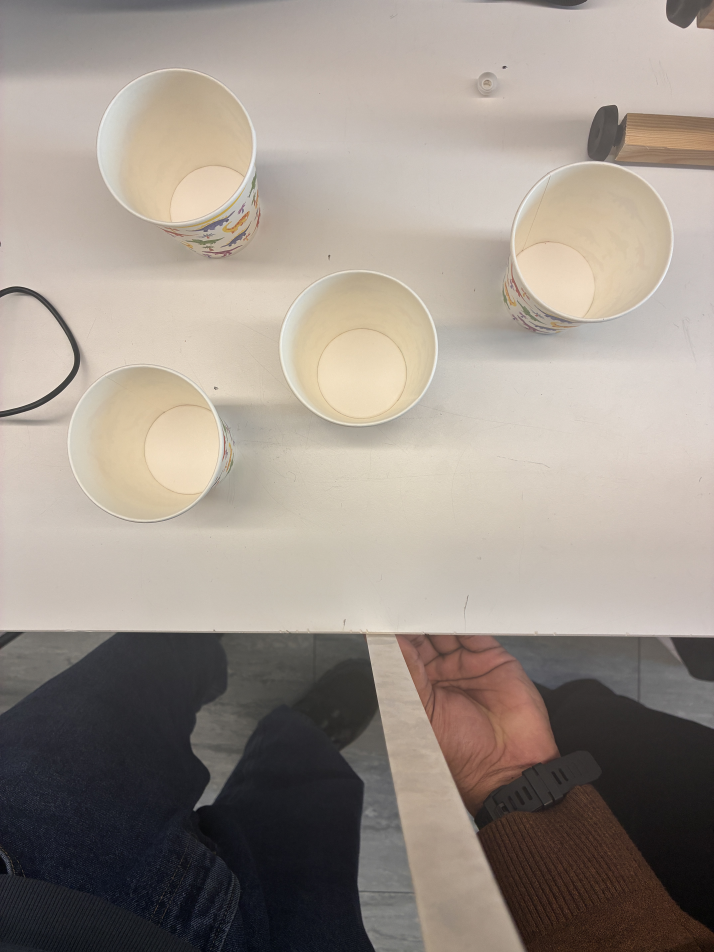
#> input picture Images/IMG_2857.JPG, 4284 x 5712 px (shown at 1/6 size)
$ python Trial-1.py
#> lines starting #> are read from the running program, lines starting #| are printed output that depends on the picture
"""
RMS Image Processing – Group 9
Trial 1: Run Stage 2 (HoughCircles) with saved tuned parameters.

Reads parameters from params.TRIAL_1.
Saves all outputs to:  ../Outputs/Trial-1/

Output files
------------
  result.png   – colour image annotated with detected circles and pixel radii
  debug.png    – three-panel debug strip: [Grayscale | Blurred | Canny edges]
  circles.txt  – detected circle list: index, centre (px), radius (px)
"""

import os
import sys
import cv2
import numpy as np

# Import the saved parameter set
sys.path.insert(0, os.path.dirname(os.path.abspath(__file__)))
from params import TRIAL_1 as P

# =============================================================================
# PATHS
# =============================================================================
SCRIPT_DIR  = os.path.dirname(os.path.abspath(__file__))
IMAGE_PATH  = os.path.join(SCRIPT_DIR, "..", "Images", "IMG_2857.JPG")
OUTPUT_DIR  = os.path.join(SCRIPT_DIR, "..", "Outputs", "Trial-2")

os.makedirs(OUTPUT_DIR, exist_ok=True)

# =============================================================================
# PREPROCESSING
# =============================================================================

def apply_blur(gray, method, k):
    if method == "bilateral":
        return cv2.bilateralFilter(gray, d=k, sigmaColor=75, sigmaSpace=75)
    elif method == "median":
        return cv2.medianBlur(gray, k)
    else:                               # gaussian
        return cv2.GaussianBlur(gray, (k, k), 0)


# =============================================================================
# MAIN
# =============================================================================

def main():
    # --- Load image ----------------------------------------------------------
    img = cv2.imread(IMAGE_PATH)
#> img is the input picture: shape (5712, 4284, 3); mean B, G, R 137.5, 146.2, 155.9
    if img is None:
        sys.exit(f"[ERROR] Cannot load image: {IMAGE_PATH}")

    h, w = img.shape[:2]
#> h = 5712; w = 4284
    print(f"[INFO] Image loaded : {w} x {h} px")
#| [INFO] Image loaded : 4284 x 5712 px
    print(f"[INFO] Output dir   : {OUTPUT_DIR}")
    print()
    print("[INFO] Parameters (TRIAL_1):")
    for k, v in P.items():
        print(f"         {k:<12} = {v}")
    print()

    # --- Preprocessing -------------------------------------------------------
    gray    = cv2.cvtColor(img, cv2.COLOR_BGR2GRAY)
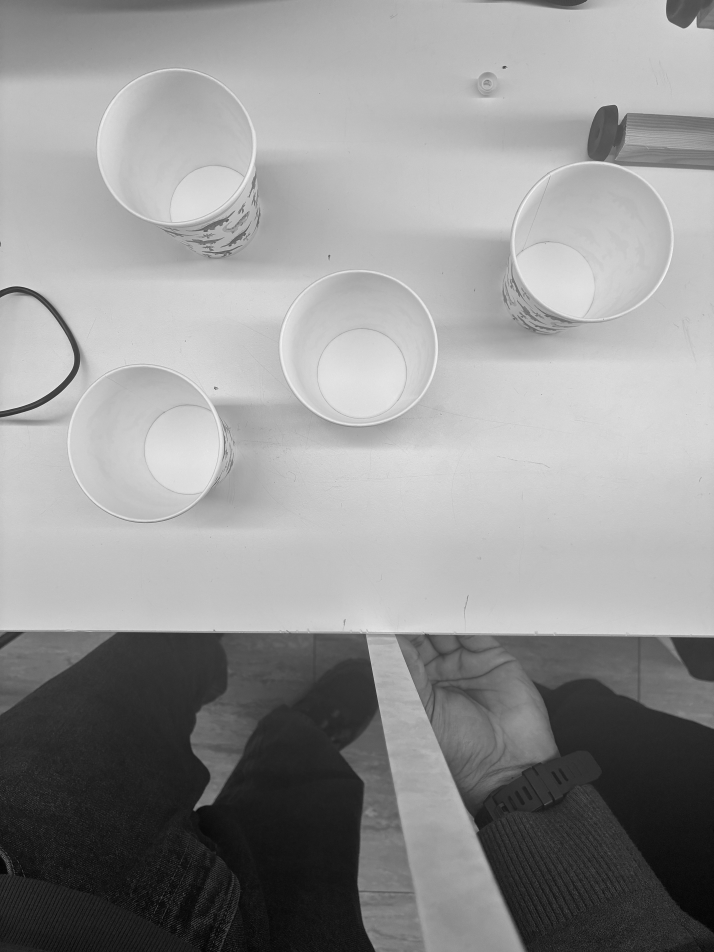
#> gray: shape (5712, 4284) (shown at 1/6 size); min 0, max 255, mean 148.1
    blurred = apply_blur(gray, P["preprocess"], P["blur"])
    edges   = cv2.Canny(blurred, P["param1"] // 2, P["param1"])
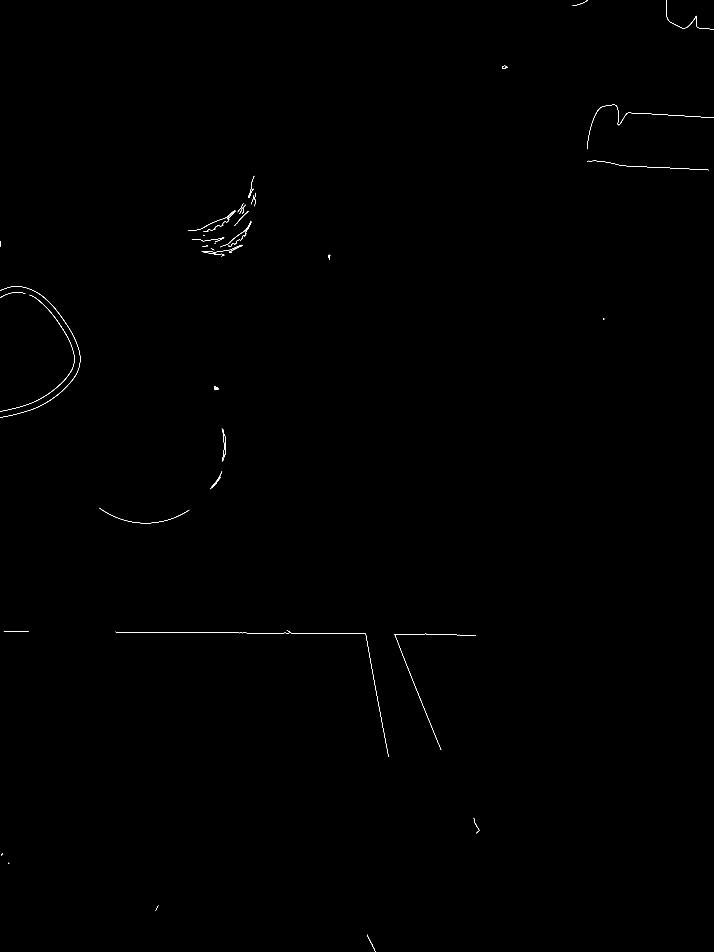
#> edges: shape (5712, 4284) (shown at 1/6 size); 0.06% white in thin lines or dots

    # --- HoughCircles --------------------------------------------------------
    raw = cv2.HoughCircles(
        blurred,
        cv2.HOUGH_GRADIENT,
        dp=P["dp"],
        minDist=P["minDist"],
        param1=P["param1"],
        param2=P["param2"],
        minRadius=P["minRadius"],
        maxRadius=P["maxRadius"],
    )
#> raw = None

    circles = np.round(raw[0]).astype(int) if raw is not None else []
#> circles = []
    print(f"[INFO] Circles detected: {len(circles)}")
#| [INFO] Circles detected: 0

    # --- Annotate result image -----------------------------------------------
    result = img.copy()
    for (cx, cy, r) in circles:
        cv2.circle(result, (cx, cy), r, (0, 255, 0), 2, cv2.LINE_AA)
        cv2.circle(result, (cx, cy), 4, (0, 255, 0), -1)
        cv2.putText(result, f"r={r}px", (cx - r, cy - r - 5),
                    cv2.FONT_HERSHEY_SIMPLEX, 0.45, (0, 255, 0), 1, cv2.LINE_AA)
#> this loop made 0 passes

    # Status bar
    bar = (f"Trial-1  Circles={len(circles)}  dp={P['dp']}  "
           f"minDist={P['minDist']}  p1={P['param1']}  p2={P['param2']}  "
           f"rMin={P['minRadius']}  rMax={P['maxRadius']}  "
           f"{P['preprocess']} k={P['blur']}")
    cv2.rectangle(result, (0, 0), (len(bar) * 8, 20), (0, 0, 0), -1)
    cv2.putText(result, bar, (5, 14),
                cv2.FONT_HERSHEY_SIMPLEX, 0.42, (200, 255, 100), 1, cv2.LINE_AA)

    # --- Build debug strip ---------------------------------------------------
    def to_bgr(img_gray):
        return cv2.cvtColor(img_gray, cv2.COLOR_GRAY2BGR)
#> returned value: shape (5712, 4284, 3)

    debug = np.hstack([to_bgr(gray), to_bgr(blurred), to_bgr(edges)])
#> in to_bgr (call 3), `return cv2.cvtColor(img_gray, cv2.COLOR_GRAY2BGR)`: returned value: shape (5712, 4284, 3); 0.06% white in thin lines or dots
    for i, lbl in enumerate(["Grayscale", f"{P['preprocess'].title()} k={P['blur']}", "Canny edges"]):
        cv2.putText(debug, lbl, (i * w + 8, 22),
                    cv2.FONT_HERSHEY_SIMPLEX, 0.6, (200, 255, 100), 1, cv2.LINE_AA)

    # --- Save outputs --------------------------------------------------------
    result_path  = os.path.join(OUTPUT_DIR, "result.png")
    debug_path   = os.path.join(OUTPUT_DIR, "debug.png")
    circles_path = os.path.join(OUTPUT_DIR, "circles.txt")

    cv2.imwrite(result_path, result)
    cv2.imwrite(debug_path,  debug)
    print(f"[SAVE] result.png → {result_path}")
    print(f"[SAVE] debug.png  → {debug_path}")

    with open(circles_path, "w") as f:
        f.write(f"Trial-1 – HoughCircles detections on {os.path.basename(IMAGE_PATH)}\n")
        f.write(f"Total detected: {len(circles)}\n\n")
        f.write(f"{'#':<4}  {'cx (px)':<10}  {'cy (px)':<10}  {'r (px)':<8}\n")
        f.write("-" * 36 + "\n")
        for i, (cx, cy, r) in enumerate(sorted(circles, key=lambda c: c[0])):
            f.write(f"{i:<4}  {cx:<10}  {cy:<10}  {r:<8}\n")
            print(f"  [{i}]  centre=({cx:>4}, {cy:>4})  radius={r}px")
    print(f"[SAVE] circles.txt → {circles_path}")


if __name__ == "__main__":
    main()

$ run again, with Images/IMG_2856.jpeg copied over Images/IMG_2857.JPG
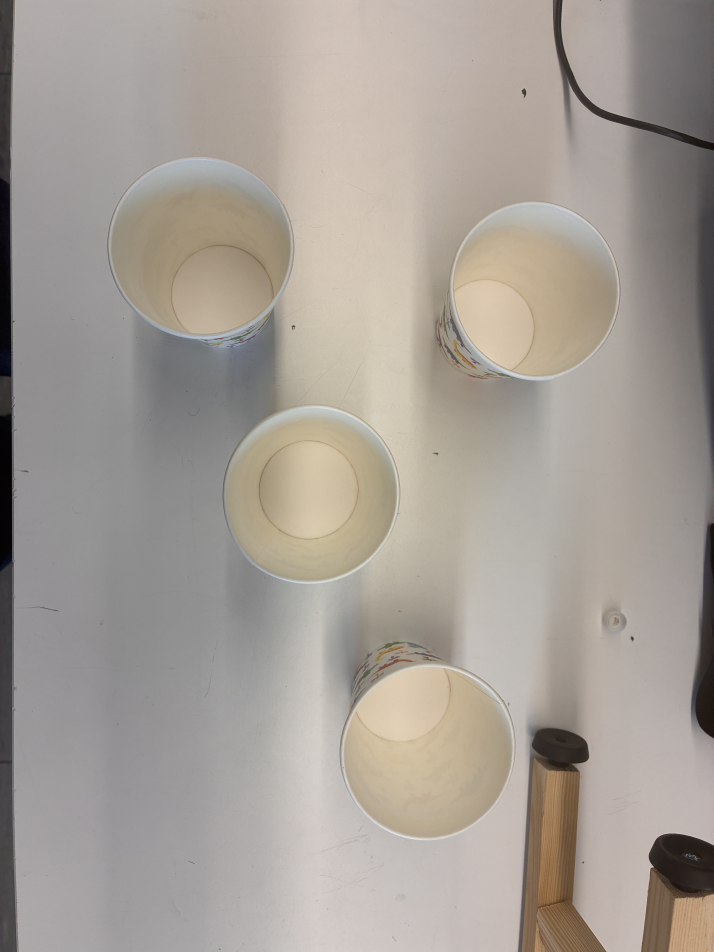
#> input picture Images/IMG_2856.jpeg, 4284 x 5712 px (shown at 1/6 size)
#> in main, img is the input picture: shape (5712, 4284, 3); mean B, G, R 150.9, 158.4, 165.5
#| [INFO] Image loaded : 4284 x 5712 px
#> in main, `gray    = cv2.cvtColor(img, cv2.COLOR_BGR2GRAY)`:
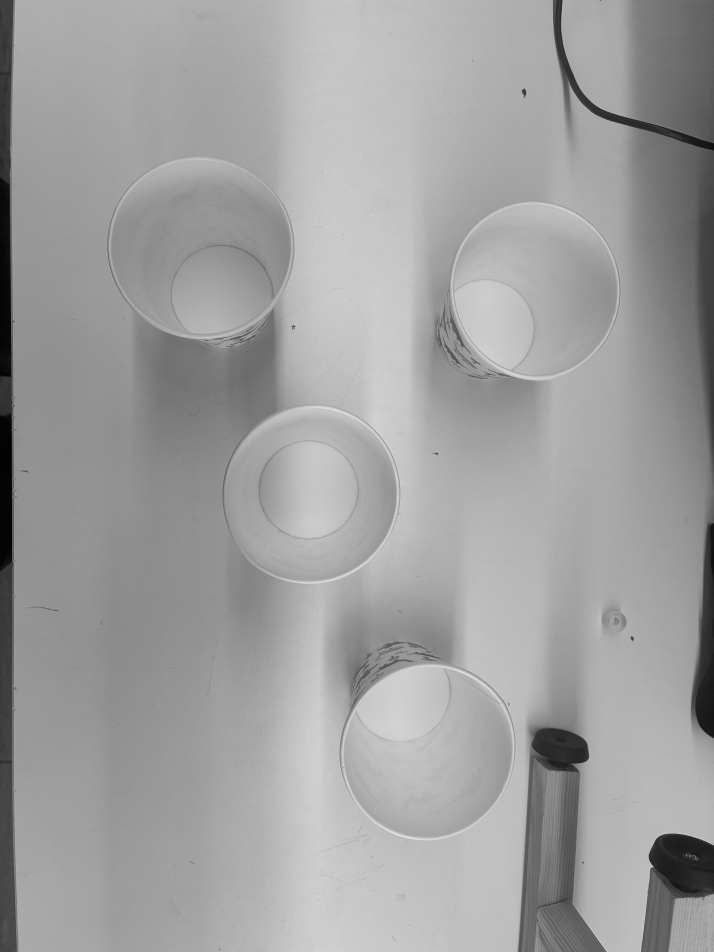
#> gray: shape (5712, 4284) (shown at 1/6 size); min 0, max 247, mean 159.7
#> in main, `edges   = cv2.Canny(blurred, P["param1"] // 2, P["param1"])`:
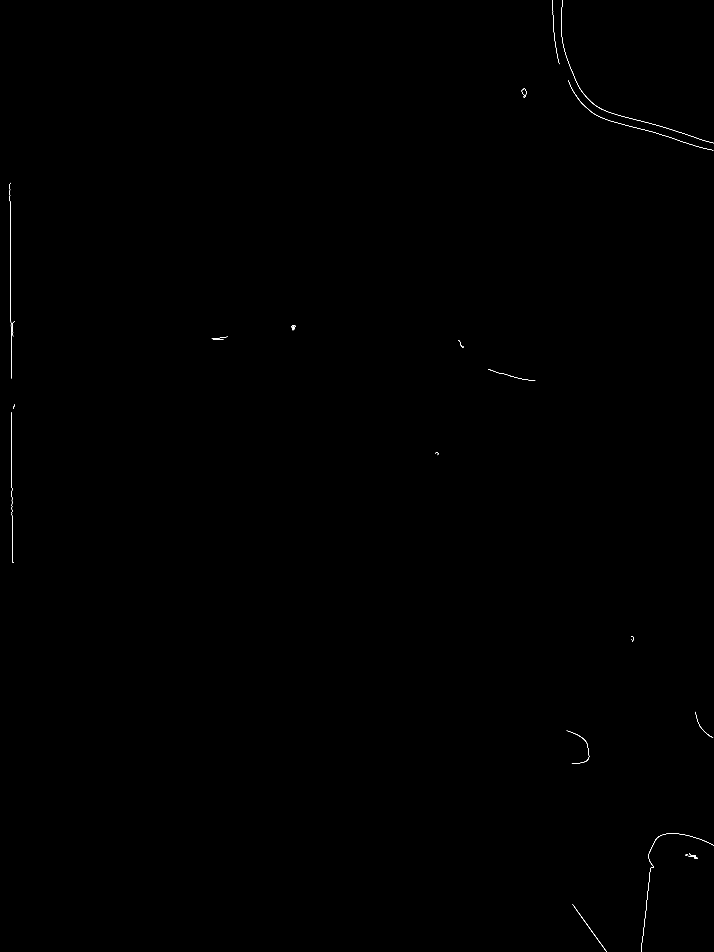
#> edges: shape (5712, 4284) (shown at 1/6 size); 0.04% white in thin lines or dots
#> raw = None
#> circles = []
#| [INFO] Circles detected: 0
